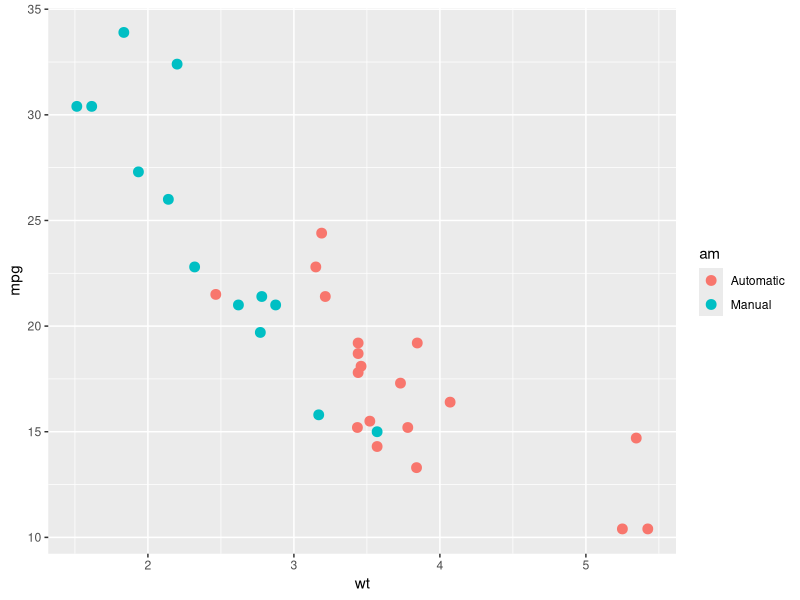
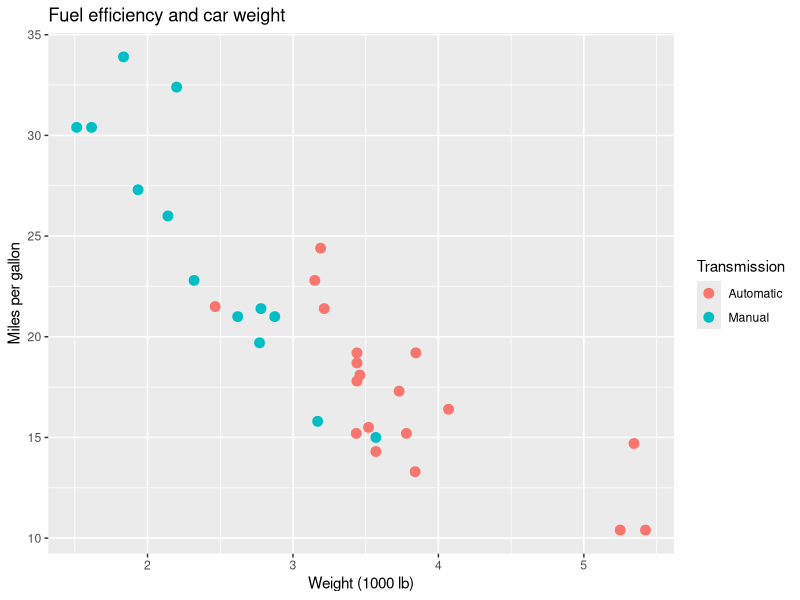
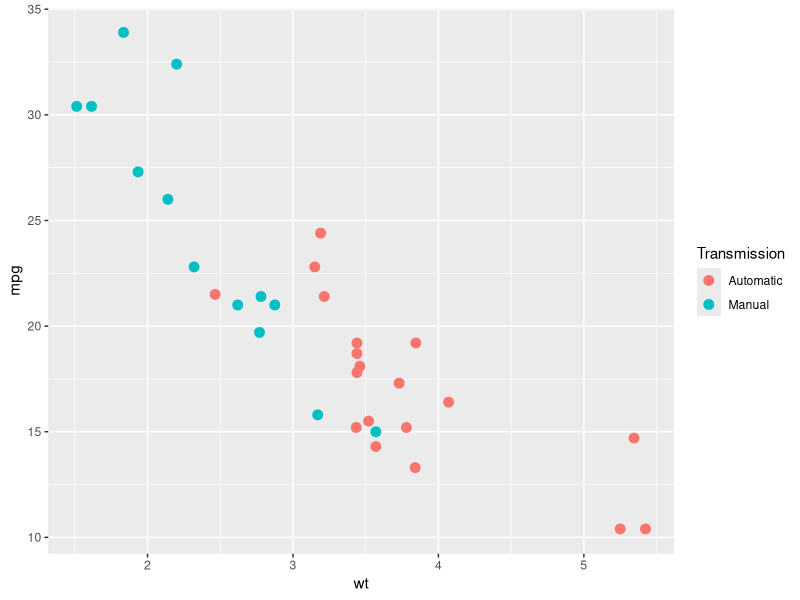
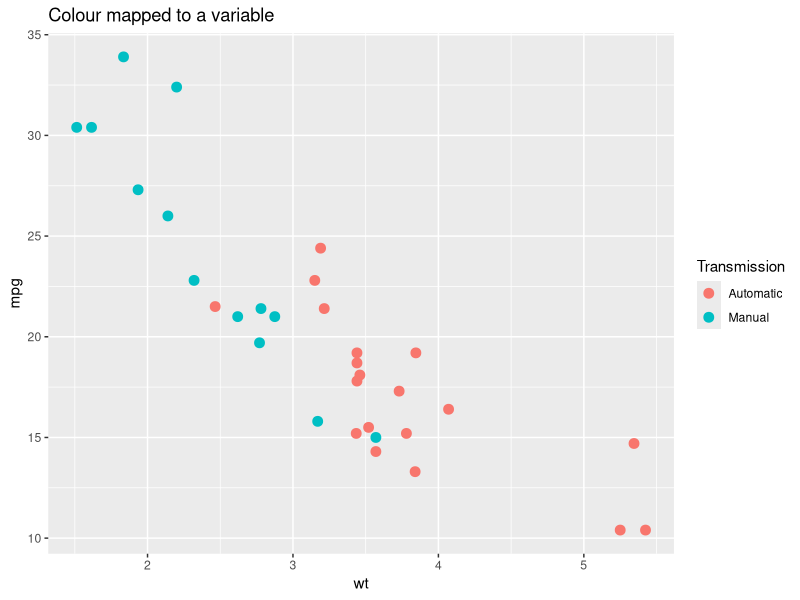
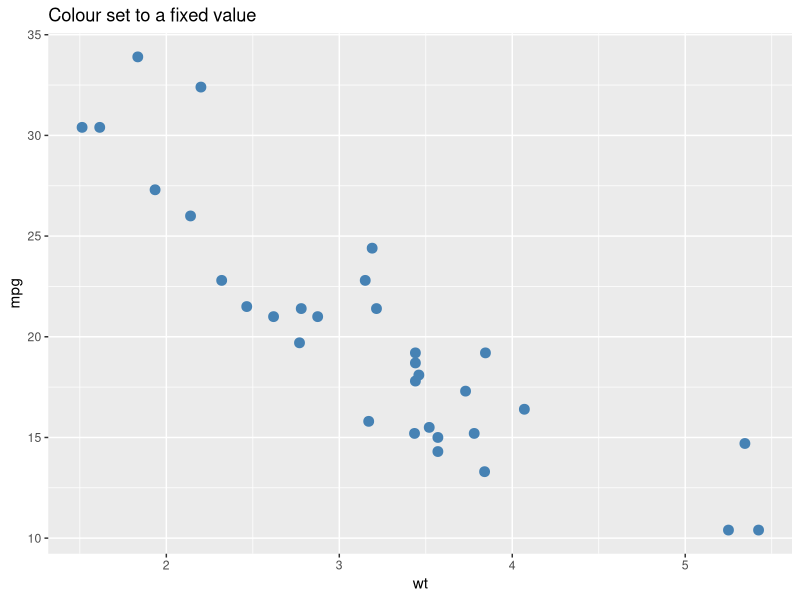
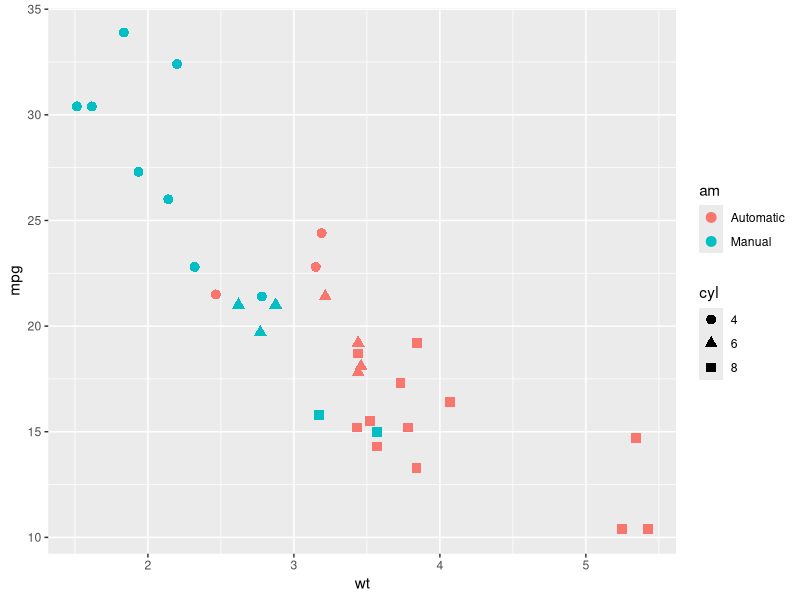
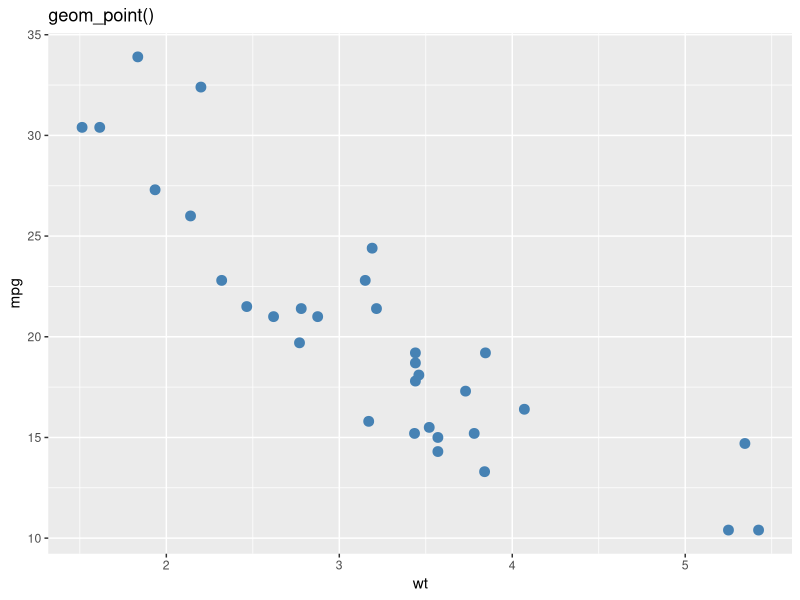
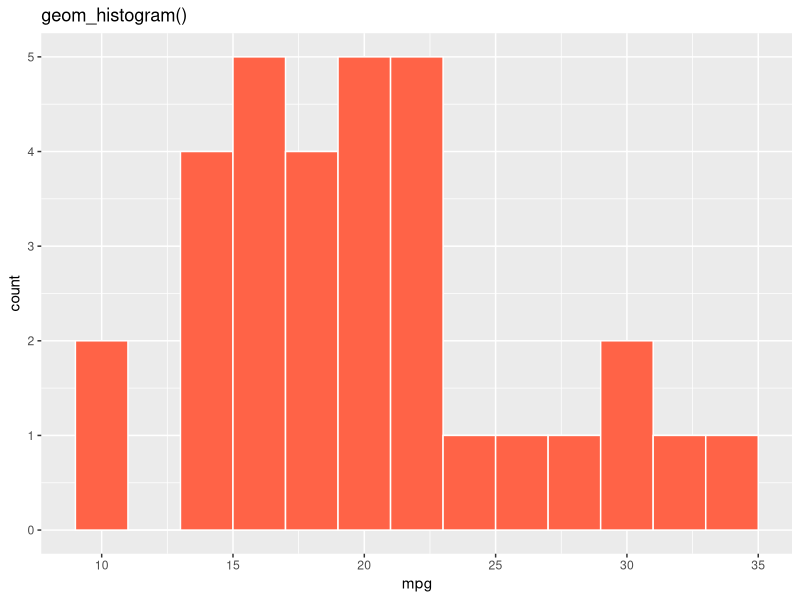

Here is the R script that generated these plots, in order:
## ---- chunk 1
library(knitr)
library(ggplot2)
library(dplyr)
library(patchwork)  # for combining multiple plots into one layout
library(tibble)

opts_chunk$set(echo = TRUE, message = FALSE, warning = FALSE)

cars <- mtcars %>%
  rownames_to_column(var = "car") %>%   # move row names (car models) into a real column
  mutate(
    cyl = factor(cyl),                  # treat cylinder count as a category, not a number
    gear = factor(gear),                # same for number of gears
    am = factor(am, levels = c(0, 1), labels = c("Automatic", "Manual"))  # give 0/1 readable labels
  )
## ---- chunk 2
ggplot(cars, aes(x = wt, y = mpg, color = am)) +
  geom_point(size = 3)
## ---- chunk 3
ggplot(cars, aes(x = wt, y = mpg, color = am)) +
  geom_point(size = 3) +
  labs(title = "Fuel efficiency and car weight",
    x = "Weight (1000 lb)",
    y = "Miles per gallon",
    color = "Transmission"
  )
## ---- chunk 4
glimpse(cars)
## ---- chunk 5
ggplot(cars, aes(x = wt, y = mpg, color = am)) +  # wt -> x, mpg -> y, am -> colour
  geom_point(size = 3) +
  labs(color = "Transmission")
## ---- chunk 6
mapped_plot <- ggplot(cars, aes(x = wt, y = mpg, color = am)) +  # color inside aes() = data-driven
  geom_point(size = 3) +
  labs(title = "Colour mapped to a variable", color = "Transmission")

mapped_plot
## ---- chunk 7
set_plot <- ggplot(cars, aes(x = wt, y = mpg)) +
  geom_point(size = 3, color = "steelblue") +  # color outside aes() = fixed value for all points
  labs(title = "Colour set to a fixed value")

set_plot
## ---- chunk 8
ggplot(cars, aes(x = wt, y = mpg, color = am, shape = cyl)) +  # two aesthetics mapped at once
  geom_point(size = 3)
## ---- chunk 9
# Build the plot here.
## ---- chunk 10
scatter_geom <- ggplot(cars, aes(x = wt, y = mpg)) +
  geom_point(color = "steelblue", size = 3) +
  labs(title = "geom_point()")

scatter_geom
## ---- chunk 11
hist_geom <- ggplot(cars, aes(x = mpg)) +
  geom_histogram(binwidth = 2, fill = "tomato", color = "white") +  # binwidth controls bar width; color is bar border
  labs(title = "geom_histogram()")

hist_geom
## ---- chunk 12
bar_geom <- ggplot(cars, aes(x = cyl)) +
  geom_bar(fill = "grey40") +   # geom_bar() counts rows per category automatically
  labs(title = "geom_bar()", x = "Cylinders")

bar_geom
## ---- chunk 13
box_geom <- ggplot(cars, aes(x = cyl, y = mpg)) +
  geom_boxplot(fill = "khaki") +
  labs(title = "geom_boxplot()", x = "Cylinders")

box_geom
## ---- chunk 14
ggplot(cars, aes(x = gear, y = mpg)) +
  geom_boxplot(fill = "grey85", outlier.shape = NA) +  # hide outlier dots so jitter shows all cars
  geom_jitter(aes(color = am), width = 0.15, size = 2.5, alpha = 0.85) +  # map transmission to colour and spread points slightly
  labs(x = "Gears", y = "Miles per gallon", color = "Transmission") +
  theme_minimal()
## ---- chunk 15
ggplot(cars, aes(x = wt, y = mpg)) +
  geom_point(aes(color = am), size = 3) +
  geom_smooth(method = "lm", se = FALSE, color = "black", linewidth = 0.8) +  # lm = linear trend line; se = FALSE hides confidence ribbon
  geom_text(
    data = cars %>% filter(mpg > 30 | wt > 5),  # only label the extreme/interesting cars
    aes(label = car),
    check_overlap = TRUE,  # skip labels that would overlap each other
    nudge_y = 1,           # shift labels slightly above their points
    size = 3
  ) +
  labs(color = "Transmission")
## ---- chunk 16
# Build the layered plot here.
## ---- chunk 17
numeric_default <- ggplot(cars, aes(x = hp, y = mpg)) +
  geom_point(size = 3, color = "grey40") +
  labs(title = "Default numeric scales")

numeric_default
## ---- chunk 18
numeric_scaled <- ggplot(cars, aes(x = hp, y = mpg)) +
  geom_point(size = 3, color = "grey40") +
  scale_x_continuous(breaks = seq(50, 350, by = 50)) +  # seq() generates tick positions: 50, 100, 150 ...
  scale_y_continuous(breaks = seq(10, 35, by = 5)) +
  labs(title = "Custom numeric breaks")

numeric_scaled
## ---- chunk 19
default_order_plot <- ggplot(cars, aes(x = factor(cyl), y = mpg)) +
  geom_boxplot(fill = "grey80") +
  labs(title = "Default order", x = "Cylinders")

default_order_plot
## ---- chunk 20
reordered_plot <- ggplot(cars, aes(x = factor(cyl, levels = c("8", "6", "4")), y = mpg)) +  # set the category order directly
  geom_boxplot(fill = "tomato") +
  labs(title = "Manually reordered", x = "Cylinders")

reordered_plot
## ---- chunk 21
color_scale_plot <- ggplot(cars, aes(x = wt, y = mpg, color = hp)) +
  geom_point(size = 4) +
  scale_color_gradient(low = "skyblue", high = "firebrick") +  # low hp = blue, high hp = red
  labs(title = "Continuous colour scale", color = "Horsepower")

color_scale_plot
## ---- chunk 22
mean_mpg_by_cyl_gear <- cars %>%
  group_by(cyl, gear) %>%
  summarise(mean_mpg = mean(mpg), .groups = "drop")  # .groups = "drop" removes grouping after summarise
## ---- chunk 23
fill_scale_plot <- ggplot(mean_mpg_by_cyl_gear, aes(x = cyl, y = gear, fill = mean_mpg)) +
  geom_tile(color = "white", linewidth = 0.8) +                          # color here is the tile border, not fill
  geom_text(aes(label = round(mean_mpg, 1)), color = "white", fontface = "bold") +  # overlay value labels on tiles
  scale_fill_gradient(low = "khaki1", high = "darkgreen") +
  labs(
    title = "Continuous fill scale",
    x = "Cylinders",
    y = "Gears",
    fill = "Mean mpg"
  )

fill_scale_plot
## ---- chunk 24
styled_plot <- ggplot(cars, aes(x = wt, y = mpg, color = am)) +
  geom_point(size = 3) +
  labs(
    title = "Heavier cars tend to have lower fuel efficiency",
    subtitle = "Transmission highlights one part of the pattern in mtcars",
    x = "Weight (1000 lb)",
    y = "Miles per gallon",
    color = "Transmission"
  ) +
  theme_minimal(base_size = 12) +  # clean background; base_size scales all text proportionally
  theme(legend.position = "top")   # move legend above the plot

styled_plot
## ---- chunk 25
dashboard_plot <- (styled_plot / (reordered_plot | fill_scale_plot)) +  # / stacks rows; inner | places side by side
  plot_annotation(
    title = "Three views of the mtcars dataset",
    subtitle = "Scatter plot, reordered box plot, and summary heatmap",
    caption = "Data source: mtcars"
  ) +
  plot_layout(guides = "collect")  # merge duplicate legends into one shared legend

dashboard_plot
## ---- chunk 26
png_file <- tempfile("mtcars-plot-", fileext = ".png")  # tempfile() creates a safe throwaway path
pdf_file <- tempfile("mtcars-plot-", fileext = ".pdf")

ggsave(filename = png_file, plot = styled_plot, width = 8, height = 5, dpi = 300)  # dpi = resolution; 300 is print quality
ggsave(filename = pdf_file, plot = styled_plot, width = 8, height = 5)             # PDF is vector so dpi is irrelevant

png_file  # print the path so you can inspect the saved file
pdf_file
## ---- chunk 27
# Build your final figure here.
